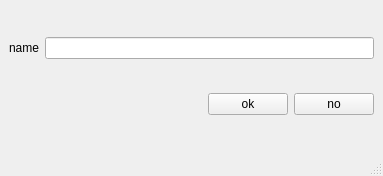
<?xml version="1.0" encoding="UTF-8"?>
<ui version="4.0">
 <class>MainWindow</class>
 <widget class="QMainWindow" name="MainWindow">
  <property name="geometry">
   <rect>
    <x>0</x>
    <y>0</y>
    <width>383</width>
    <height>176</height>
   </rect>
  </property>
  <property name="windowTitle">
   <string>MainWindow</string>
  </property>
  <widget class="QWidget" name="centralwidget">
   <layout class="QVBoxLayout" name="verticalLayout">
    <item>
     <layout class="QHBoxLayout" name="horizontalLayout">
      <item>
       <widget class="QLabel" name="label">
        <property name="text">
         <string>name</string>
        </property>
        <property name="buddy">
         <cstring>lineEdit</cstring>
        </property>
       </widget>
      </item>
      <item>
       <widget class="QLineEdit" name="lineEdit"/>
      </item>
     </layout>
    </item>
    <item>
     <layout class="QHBoxLayout" name="horizontalLayout_2">
      <item>
       <spacer name="horizontalSpacer">
        <property name="orientation">
         <enum>Qt::Horizontal</enum>
        </property>
        <property name="sizeHint" stdset="0">
         <size>
          <width>40</width>
          <height>20</height>
         </size>
        </property>
       </spacer>
      </item>
      <item>
       <widget class="QPushButton" name="pushButton">
        <property name="text">
         <string>ok</string>
        </property>
       </widget>
      </item>
      <item>
       <widget class="QPushButton" name="pushButton_2">
        <property name="text">
         <string>no</string>
        </property>
       </widget>
      </item>
     </layout>
    </item>
   </layout>
  </widget>
  <widget class="QMenuBar" name="menubar">
   <property name="geometry">
    <rect>
     <x>0</x>
     <y>0</y>
     <width>383</width>
     <height>21</height>
    </rect>
   </property>
  </widget>
  <widget class="QStatusBar" name="statusbar"/>
 </widget>
 <tabstops>
  <tabstop>pushButton</tabstop>
  <tabstop>pushButton_2</tabstop>
  <tabstop>lineEdit</tabstop>
 </tabstops>
 <resources/>
 <connections>
  <connection>
   <sender>pushButton_2</sender>
   <signal>clicked()</signal>
   <receiver>MainWindow</receiver>
   <slot>close()</slot>
   <hints>
    <hint type="sourcelabel">
     <x>312</x>
     <y>103</y>
    </hint>
    <hint type="destinationlabel">
     <x>323</x>
     <y>125</y>
    </hint>
   </hints>
  </connection>
  <connection>
   <sender>pushButton</sender>
   <signal>clicked()</signal>
   <receiver>MainWindow</receiver>
   <slot>show()</slot>
   <hints>
    <hint type="sourcelabel">
     <x>248</x>
     <y>102</y>
    </hint>
    <hint type="destinationlabel">
     <x>197</x>
     <y>127</y>
    </hint>
   </hints>
  </connection>
 </connections>
</ui>
